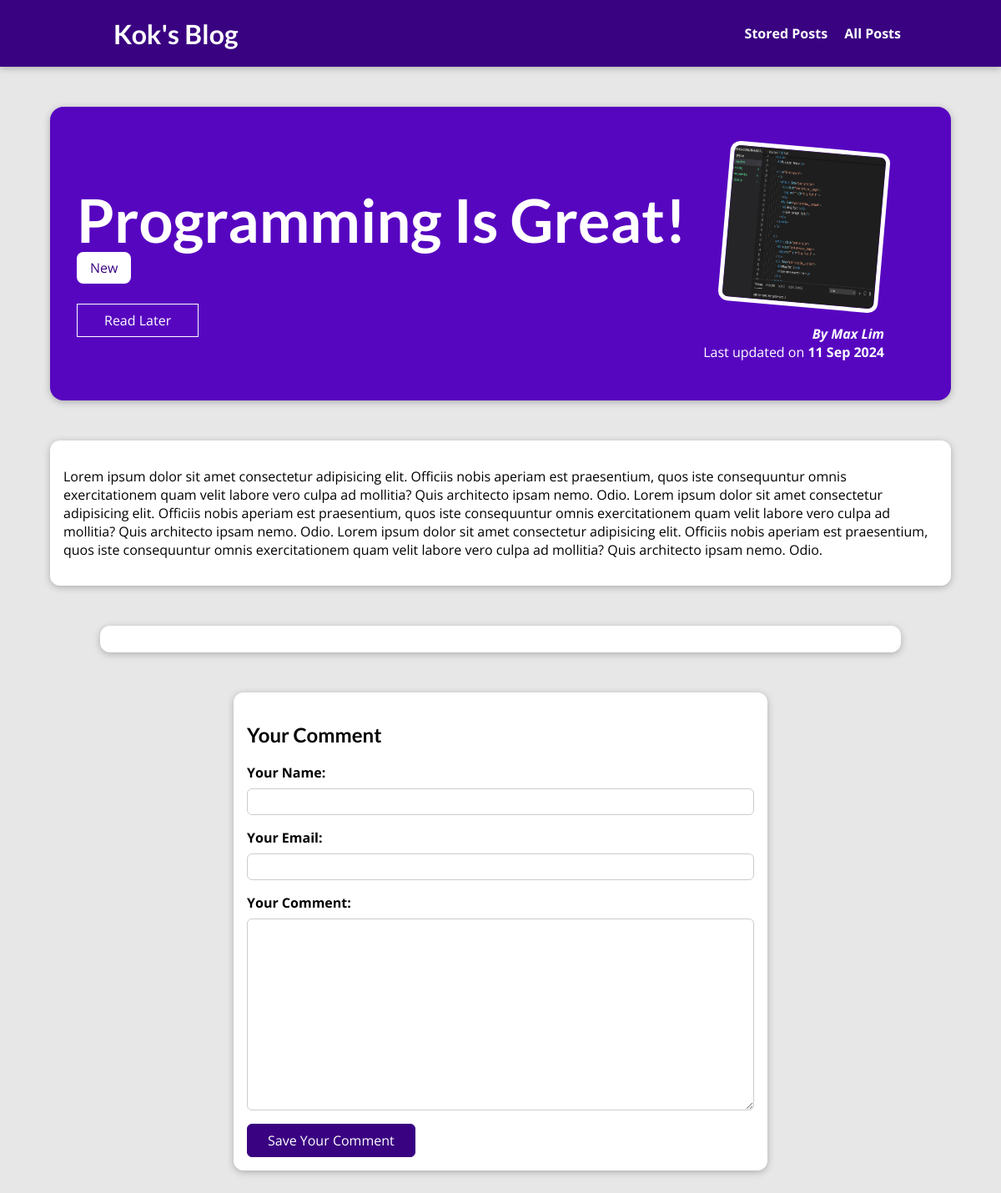
Page /post/programming-is-fun/ on the committed database.
### blog/models.py (models this page shows, shortened)
class Post(models.Model):
  title = models.CharField(max_length=150)
  excerpt = models.CharField(max_length=200)
  image = models.ImageField(upload_to='posts', null=True)
  date = models.DateField(auto_now=True)
  content = models.TextField(validators=[MinLengthValidator(10)])
  slug = models.SlugField(unique=True, null=True)
  author = models.ForeignKey(Author, on_delete=models.SET_NULL, null=True, related_name='posts')
  tag = models.ManyToManyField(Tag)
  class Meta:
    verbose_name = 'post'
    verbose_name_plural = 'posts'

class Tag(models.Model):
  cation = models.CharField(max_length=255)
  def __str__(self):
    return f'{self.cation}'

class Author(models.Model):
  first_name = models.CharField(max_length=255)
  last_name = models.CharField(max_length=255)
  email_address = models.EmailField(null=True)
  class Meta:
    verbose_name = 'author'
    verbose_name_plural = 'authors'
  def full_name(self):
    return f'{self.first_name} {self.last_name}'
  def __str__(self):
    return self.full_name()

### blog/views.py (the view, shortened to what this page needs)
# urls.py: path('post/<slug:slug>/', views.SinglePostView.as_view(), name='post-detail-page'),
class SinglePostView(View):
    def is_stored_post(self, request, post_id):
        stored_posts = request.session.get('stored_posts')
        if stored_posts:
            is_saved_for_later = post_id in stored_posts
        else:
            is_saved_for_later = False
        return is_saved_for_later
    def get(self, request, slug):
        post = Post.objects.get(slug=slug)
        context = {
            'post': post,
            'post_tags': post.tag.all(),
            'comment_form': CommentForm(),
            'comments': post.comments.all().order_by('-id'),
            'saved_for_later': self.is_stored_post(request, post.id)
        }
        return render(request, 'blog/post-detail.html', context)

### blog/forms.py
class CommentForm(forms.ModelForm):
  class Meta:
    model = Comment
    exclude = ['post']
    labels = {
      'user_name': "Your Name",
      'user_email': "Your Email",
      'text': "Your Comment"
    }

### blog/templates/blog/post-detail.html (shortened to what this page needs)
{% extends "base.html" %}
{% load static %}
{% block css_files %}
  <link rel="stylesheet" href="{% static 'blog/post-detail.css' %}">
{% endblock %}
{% block content %}
  <section id="summary">
    <h2>{{ post.title }}</h2>
    <div>
      {% for tag  in post_tags %}
        <span class='tag'  >{{ tag }}</span>
      {% endfor %}
    </div>
    <div id='read-later'>
      <form action="{% url 'read-later' %}" method='POST'>
        <button>
          {% if saved_for_later %}
            Remove from List
          {% else %}
            Read Later
          {% endif %}
        </button>
      </form>
    </div>
    <article>
      <img src="{{ post.image.url }}" alt="{{ post.tile }}">
      <address>By <a href="mailto:{{post.author.email_address }}"> {{ post.author }}</a></address>
      <div>
        Last updated on <time datetime="">{{ post.date|date:"d M Y" }}</time>
      </div>
    </article>
  </section>
  <main>
    <p>
      {{ post.content }}
    </p>
  </main>
  <section id='comments'>
  </section>
  <section id='comment-form'>
    <h2>Your Comment</h2>
    <form action="{% url "post-detail-page" post.slug %}" method='POST'>
      {% for form_field in comment_form %}
        <div class="form-control {% if form_field.errors %}invalid{% endif %}">
          {{ form_field.label_tag }}
          {{ form_field }}
        </div>
      {% endfor %}
      <button>Save Your Comment</button>
    </form>
  </section>
{% endblock %}

### static/app.css (style rules this page uses)
* { box-sizing: border-box; }
html { font-family: 'Open Sans', 'Lato', sans-serif; }
body { margin: 0; }
h1, h2, h3 { font-family: 'Lato', sans-serif; font-weight: bold; }

### blog/static/blog/post-detail.css (style rules this page uses)
body { background-color: #e7e7e7; }
#summary { margin: 8rem auto 3rem auto; padding: 2rem; width: 90%; max-width: 90rem; border-radius: 16px; background-color: #5706c0; position: relative; box-shadow: 0 2px 8px rgba(0, 0, 0, 0.25); height: 22rem; }
#summary h2 { color: white; font-size: 4.5rem; margin-bottom: 0.25rem; }
#summary article { position: absolute; top: 2rem; right: 3rem; padding: 1rem 2rem; border-radius: 12px; text-align: right; color: white; }
#summary article img { width: 12rem; height: 12rem; border-radius: 12px; transform: rotateZ(5deg); border: 5px solid white; margin-bottom: 1rem; }
#summary address { font-weight: bold; }
#summary a { color: white; text-decoration: none; }
#summary time { font-weight: bold; }
#read-later { margin: 2rem 0; }
#read-later button { background-color: transparent; border: 1px solid white; padding: 0.5rem 2rem; font: inherit; color: white; cursor: pointer; }
main { width: 90%; max-width: 90rem; margin: 3rem auto; background-color: white; padding: 1rem; border-radius: 12px; box-shadow: 0 2px 8px rgba(0, 0, 0, 0.25); }
.tag { background-color: white; color: #390281; padding: 0.5rem 1rem; border-radius: 8px; }
#comment-form { margin: 3rem auto; width: 90%; max-width: 40rem; border-radius: 12px; background-color: white; box-shadow: 0 2px 8px rgba(0, 0, 0, 0.25); padding: 1rem; }
#comment-form button { font: inherit; background-color: #390281; color: white; border: 1px solid #390281; padding: 0.5rem 1.5rem; border-radius: 6px; cursor: pointer; }
.form-control { margin-bottom: 1rem; }
.form-control label { font-weight: bold; margin-bottom: 0.5rem; display: block; }
.form-control input, .form-control textarea { display: block; width: 100%; font: inherit; padding: 0.25rem; border-radius: 6px; border: 1px solid #ccc; }
#comments { margin: 3rem auto; width: 90%; max-width: 60rem; border-radius: 12px; background-color: white; box-shadow: 0 2px 8px rgba(0, 0, 0, 0.25); padding: 1rem 2rem; }

### rows in the picture
Post: title "Programming Is Great!", image (picture), author "Max Lim", date "11 Sep 2024", content "Lorem ipsum dolor sit amet consectetur adipisicing elit. Officiis nobis aperiam est praesentium, quos iste consequuntur omnis exercitationem quam velit labore vero culpa ad mollitia? Quis architecto ipsam nemo. Odio. Lorem ipsum dolor sit amet consectetur adipisicing elit. Officiis nobis aperiam est praesentium, quos iste consequuntur omnis exercitationem quam velit labore vero culpa ad mollitia? Quis architecto ipsam nemo. Odio. Lorem ipsum dolor sit amet consectetur adipisicing elit. Officiis nobis aperiam est praesentium, quos iste consequuntur omnis exercitationem quam velit labore vero culpa ad mollitia? Quis architecto ipsam nemo. Odio."
Tag: cation "New"
